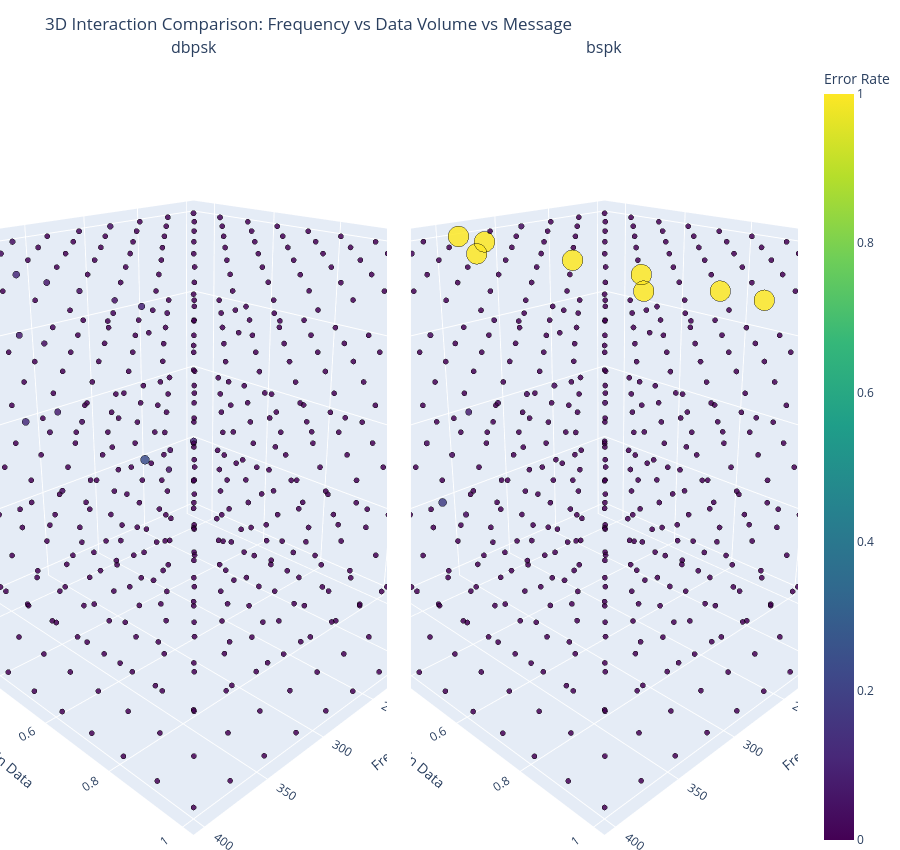

Notebook code for this chart:
### Markdown cell above
## 3D Interaction: Frequency, Data Volume, and Message (Comparison)
This figure is split into two 3D panels:
- Column A: `csv_path` (actual pipeline output)
- Column B: `no_audio_compression` (best-case reference)
Color and marker size encode `error_rate` (lower is better).

### Code cell
from plot_helpers import plot_3d_interaction_comparison

plot_3d_interaction_comparison(
    df_first,
    df_second,
    label_a=LABEL_FIRST,
    label_b=LABEL_SECOND,
)

### Figure 1 — Plotly figure (JSON) as saved in the notebook; plotly's stock layout.template omitted (floating-point values rounded to 4 significant figures; data arrays with more than 128 entries replaced by an {"elided": "..."} marker saying what was removed)
{"data": [{"customdata": {"elided": "500x3 mixed values"}, "hovertemplate": "Frequency=%{x}<br>Volume Gain Data=%{y:.6f}<br>Message=%{customdata[0]}<br>Error Rate=%{customdata[1]:.4f}<extra></extra>", "marker": {"color": {"elided": "500 float values"}, "coloraxis": "coloraxis", "line": {"color": "black", "width": 0.5}, "opacity": 0.85, "size": {"elided": "500 float values"}}, "mode": "markers", "name": "A", "scene": "scene", "showlegend": false, "type": "scatter3d", "x": {"elided": "500 int values"}, "y": {"elided": "500 float values"}, "z": {"elided": "500 int values"}}, {"customdata": {"elided": "500x3 mixed values"}, "hovertemplate": "Frequency=%{x}<br>Volume Gain Data=%{y:.6f}<br>Message=%{customdata[0]}<br>Error Rate=%{customdata[1]:.4f}<extra></extra>", "marker": {"color": {"elided": "500 float values"}, "coloraxis": "coloraxis", "line": {"color": "black", "width": 0.5}, "opacity": 0.85, "size": {"elided": "500 float values"}}, "mode": "markers", "name": "B", "scene": "scene2", "showlegend": false, "type": "scatter3d", "x": {"elided": "500 int values"}, "y": {"elided": "500 float values"}, "z": {"elided": "500 int values"}}], "layout": {"annotations": [{"font": {"size": 16}, "showarrow": false, "text": "dbpsk", "x": 0.2425, "xanchor": "center", "xref": "paper", "y": 1, "yanchor": "bottom", "yref": "paper"}, {"font": {"size": 16}, "showarrow": false, "text": "bspk", "x": 0.7575, "xanchor": "center", "xref": "paper", "y": 1, "yanchor": "bottom", "yref": "paper"}], "coloraxis": {"cmax": 1, "cmin": 0, "colorbar": {"title": {"text": "Error Rate"}}, "colorscale": [[0, "#440154"], [0.1111, "#482878"], [0.2222, "#3e4989"], [0.3333, "#31688e"], [0.4444, "#26828e"], [0.5556, "#1f9e89"], [0.6667, "#35b779"], [0.7778, "#6ece58"], [0.8889, "#b5de2b"], [1, "#fde725"]]}, "height": 850, "margin": {"b": 0, "l": 0, "r": 0, "t": 60}, "scene": {"camera": {"eye": {"x": 1.5, "y": 1.5, "z": 0.9}}, "domain": {"x": [0, 0.485], "y": [0, 1]}, "xaxis": {"title": {"text": "Frequency"}}, "yaxis": {"title": {"text": "Volume Gain Data"}}, "zaxis": {"ticktext": ["Hi!", "Hello world, this is a 1234...", "Special symbols: @#$%^&*+=_...", "Line breaks test: First lin...", "Long message: This is a sig..."], "tickvals": [0, 1, 2, 3, 4], "title": {"text": "Message"}}}, "scene2": {"camera": {"eye": {"x": 1.5, "y": 1.5, "z": 0.9}}, "domain": {"x": [0.515, 1], "y": [0, 1]}, "xaxis": {"title": {"text": "Frequency"}}, "yaxis": {"title": {"text": "Volume Gain Data"}}, "zaxis": {"ticktext": ["Hi!", "Hello world, this is a 1234...", "Special symbols: @#$%^&*+=_...", "Line breaks test: First lin...", "Long message: This is a sig..."], "tickvals": [0, 1, 2, 3, 4], "title": {"text": "Message"}}}, "title": {"text": "3D Interaction Comparison: Frequency vs Data Volume vs Message"}}}
